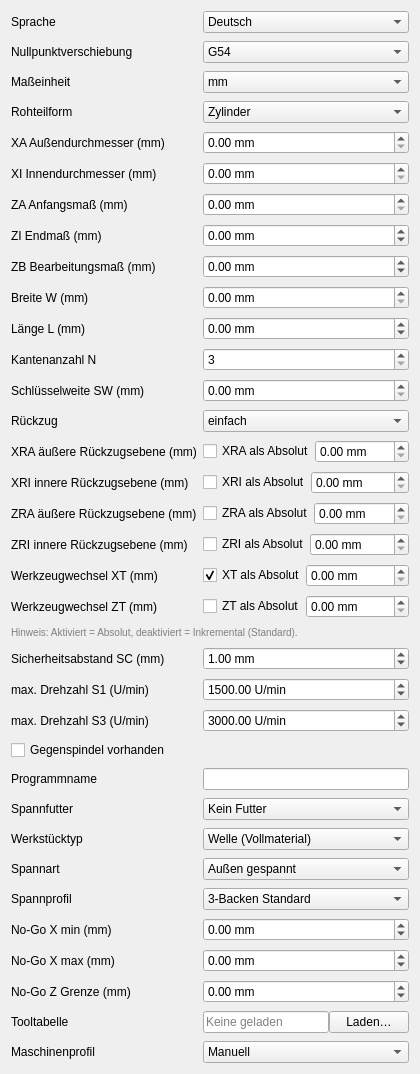
<?xml version='1.0' encoding='UTF-8'?>
<ui version="4.0">
 <class>tabProgram</class>
 <widget class="QWidget" name="tabProgram">
  <attribute name="title">
   <string>Programm</string>
  </attribute>
  <layout class="QFormLayout" name="formLayoutProgram">
   <property name="verticalSpacing">
    <number>8</number>
   </property>
   <item row="0" column="0">
    <widget class="QLabel" name="label_language">
     <property name="text">
      <string>Sprache</string>
     </property>
    </widget>
   </item>
   <item row="0" column="1">
    <widget class="QComboBox" name="program_language">
     <item>
      <property name="text">
       <string>Deutsch</string>
      </property>
     </item>
     <item>
      <property name="text">
       <string>English</string>
      </property>
     </item>
    </widget>
   </item>
   <item row="1" column="0">
    <widget class="QLabel" name="label_prog_npv">
     <property name="text">
      <string>Nullpunktverschiebung</string>
     </property>
    </widget>
   </item>
   <item row="1" column="1">
    <widget class="QComboBox" name="program_npv">
     <property name="currentIndex">
      <number>0</number>
     </property>
     <item>
      <property name="text">
       <string>G54</string>
      </property>
     </item>
     <item>
      <property name="text">
       <string>G55</string>
      </property>
     </item>
     <item>
      <property name="text">
       <string>G56</string>
      </property>
     </item>
     <item>
      <property name="text">
       <string>G57</string>
      </property>
     </item>
     <item>
      <property name="text">
       <string>G58</string>
      </property>
     </item>
     <item>
      <property name="text">
       <string>G59</string>
      </property>
     </item>
     <item>
      <property name="text">
       <string>G59.1</string>
      </property>
     </item>
     <item>
      <property name="text">
       <string>G59.2</string>
      </property>
     </item>
     <item>
      <property name="text">
       <string>G59.3</string>
      </property>
     </item>
    </widget>
   </item>
   <item row="2" column="0">
    <widget class="QLabel" name="label_prog_unit">
     <property name="text">
      <string>Maßeinheit</string>
     </property>
    </widget>
   </item>
   <item row="2" column="1">
    <widget class="QComboBox" name="program_unit">
     <item>
      <property name="text">
       <string>mm</string>
      </property>
     </item>
     <item>
      <property name="text">
       <string>inch</string>
      </property>
     </item>
    </widget>
   </item>
   <item row="3" column="0">
    <widget class="QLabel" name="label_prog_shape">
     <property name="text">
      <string>Rohteilform</string>
     </property>
    </widget>
   </item>
   <item row="3" column="1">
    <widget class="QComboBox" name="program_shape">
     <property name="currentIndex">
      <number>0</number>
     </property>
     <item>
      <property name="text">
       <string>Zylinder</string>
      </property>
     </item>
     <item>
      <property name="text">
       <string>Rohr</string>
      </property>
     </item>
     <item>
      <property name="text">
       <string>Rechteck</string>
      </property>
     </item>
     <item>
      <property name="text">
       <string>N-Eck</string>
      </property>
     </item>
    </widget>
   </item>
   <item row="4" column="0">
    <widget class="QLabel" name="label_prog_xa">
     <property name="text">
      <string>XA Außendurchmesser (mm)</string>
     </property>
    </widget>
   </item>
   <item row="4" column="1">
    <widget class="QDoubleSpinBox" name="program_xa">
     <property name="suffix">
      <string> mm</string>
     </property>
     <property name="maximum">
      <double>1000.000000000000000</double>
     </property>
    </widget>
   </item>
   <item row="5" column="0">
    <widget class="QLabel" name="label_prog_xi">
     <property name="visible">
      <bool>false</bool>
     </property>
     <property name="text">
      <string>XI Innendurchmesser (mm)</string>
     </property>
    </widget>
   </item>
   <item row="5" column="1">
    <widget class="QDoubleSpinBox" name="program_xi">
     <property name="visible">
      <bool>false</bool>
     </property>
     <property name="suffix">
      <string> mm</string>
     </property>
     <property name="maximum">
      <double>1000.000000000000000</double>
     </property>
    </widget>
   </item>
   <item row="6" column="0">
    <widget class="QLabel" name="label_prog_za">
     <property name="text">
      <string>ZA Anfangsmaß (mm)</string>
     </property>
    </widget>
   </item>
   <item row="6" column="1">
    <widget class="QDoubleSpinBox" name="program_za">
     <property name="suffix">
      <string> mm</string>
     </property>
     <property name="maximum">
      <double>1000.000000000000000</double>
     </property>
    </widget>
   </item>
   <item row="7" column="0">
    <widget class="QLabel" name="label_prog_zi">
     <property name="text">
      <string>ZI Endmaß (mm)</string>
     </property>
    </widget>
   </item>
   <item row="7" column="1">
    <widget class="QDoubleSpinBox" name="program_zi">
     <property name="suffix">
      <string> mm</string>
     </property>
     <property name="minimum">
      <double>-2000.000000000000000</double>
     </property>
     <property name="maximum">
      <double>1000.000000000000000</double>
     </property>
    </widget>
   </item>
   <item row="8" column="0">
    <widget class="QLabel" name="label_prog_zb">
     <property name="text">
      <string>ZB Bearbeitungsmaß (mm)</string>
     </property>
    </widget>
   </item>
   <item row="8" column="1">
    <widget class="QDoubleSpinBox" name="program_zb">
     <property name="suffix">
      <string> mm</string>
     </property>
     <property name="minimum">
      <double>-2000.000000000000000</double>
     </property>
     <property name="maximum">
      <double>1000.000000000000000</double>
     </property>
    </widget>
   </item>
   <item row="9" column="0">
    <widget class="QLabel" name="label_prog_w">
     <property name="visible">
      <bool>false</bool>
     </property>
     <property name="text">
      <string>Breite W (mm)</string>
     </property>
    </widget>
   </item>
   <item row="9" column="1">
    <widget class="QDoubleSpinBox" name="program_w">
     <property name="visible">
      <bool>false</bool>
     </property>
     <property name="suffix">
      <string> mm</string>
     </property>
     <property name="maximum">
      <double>1000.000000000000000</double>
     </property>
    </widget>
   </item>
   <item row="10" column="0">
    <widget class="QLabel" name="label_prog_l">
     <property name="visible">
      <bool>false</bool>
     </property>
     <property name="text">
      <string>Länge L (mm)</string>
     </property>
    </widget>
   </item>
   <item row="10" column="1">
    <widget class="QDoubleSpinBox" name="program_l">
     <property name="visible">
      <bool>false</bool>
     </property>
     <property name="suffix">
      <string> mm</string>
     </property>
     <property name="minimum">
      <double>-2000.000000000000000</double>
     </property>
     <property name="maximum">
      <double>2000.000000000000000</double>
     </property>
    </widget>
   </item>
   <item row="11" column="0">
    <widget class="QLabel" name="label_prog_n">
     <property name="visible">
      <bool>false</bool>
     </property>
     <property name="text">
      <string>Kantenanzahl N</string>
     </property>
    </widget>
   </item>
   <item row="11" column="1">
    <widget class="QSpinBox" name="program_n">
     <property name="visible">
      <bool>false</bool>
     </property>
     <property name="minimum">
      <number>3</number>
     </property>
     <property name="maximum">
      <number>20</number>
     </property>
    </widget>
   </item>
   <item row="12" column="0">
    <widget class="QLabel" name="label_prog_sw">
     <property name="visible">
      <bool>false</bool>
     </property>
     <property name="text">
      <string>Schlüsselweite SW (mm)</string>
     </property>
    </widget>
   </item>
   <item row="12" column="1">
    <widget class="QDoubleSpinBox" name="program_sw">
     <property name="visible">
      <bool>false</bool>
     </property>
     <property name="suffix">
      <string> mm</string>
     </property>
     <property name="maximum">
      <double>1000.000000000000000</double>
     </property>
    </widget>
   </item>
   <item row="13" column="0">
    <widget class="QLabel" name="label_prog_retract_mode">
     <property name="text">
      <string>Rückzug</string>
     </property>
    </widget>
   </item>
   <item row="13" column="1">
    <widget class="QComboBox" name="program_retract_mode">
     <item>
      <property name="text">
       <string>einfach</string>
      </property>
     </item>
     <item>
      <property name="text">
       <string>erweitert</string>
      </property>
     </item>
     <item>
      <property name="text">
       <string>alle</string>
      </property>
     </item>
    </widget>
   </item>
   <item row="14" column="0">
    <widget class="QLabel" name="label_prog_xra">
     <property name="visible">
      <bool>false</bool>
     </property>
     <property name="text">
      <string>XRA äußere Rückzugsebene (mm)</string>
     </property>
    </widget>
   </item>
   <item row="14" column="1">
    <layout class="QHBoxLayout" name="layout_prog_xra">
     <item>
      <widget class="QCheckBox" name="program_xra_absolute">
       <property name="visible">
        <bool>false</bool>
       </property>
       <property name="toolTip">
        <string>Wenn aktiviert, wird XRA als absolute Zielposition verwendet; sonst als inkrementelles Delta (Standard: inkrementell).</string>
       </property>
       <property name="text">
        <string>XRA als Absolut</string>
       </property>
       <property name="checked">
        <bool>false</bool>
       </property>
      </widget>
     </item>
     <item>
      <widget class="QDoubleSpinBox" name="program_xra">
       <property name="visible">
        <bool>false</bool>
       </property>
       <property name="suffix">
        <string> mm</string>
       </property>
       <property name="maximum">
        <double>2000.000000000000000</double>
       </property>
      </widget>
     </item>
    </layout>
   </item>
   <item row="15" column="0">
    <widget class="QLabel" name="label_prog_xri">
     <property name="visible">
      <bool>false</bool>
     </property>
     <property name="text">
      <string>XRI innere Rückzugsebene (mm)</string>
     </property>
    </widget>
   </item>
   <item row="15" column="1">
    <layout class="QHBoxLayout" name="layout_prog_xri">
     <item>
      <widget class="QCheckBox" name="program_xri_absolute">
       <property name="visible">
        <bool>false</bool>
       </property>
       <property name="toolTip">
        <string>Wenn aktiviert, wird XRI als absolute Zielposition verwendet; sonst als inkrementelles Delta (Standard: inkrementell).</string>
       </property>
       <property name="text">
        <string>XRI als Absolut</string>
       </property>
       <property name="checked">
        <bool>false</bool>
       </property>
      </widget>
     </item>
     <item>
      <widget class="QDoubleSpinBox" name="program_xri">
       <property name="visible">
        <bool>false</bool>
       </property>
       <property name="suffix">
        <string> mm</string>
       </property>
       <property name="maximum">
        <double>2000.000000000000000</double>
       </property>
      </widget>
     </item>
    </layout>
   </item>
   <item row="16" column="0">
    <widget class="QLabel" name="label_prog_zra">
     <property name="visible">
      <bool>false</bool>
     </property>
     <property name="text">
      <string>ZRA äußere Rückzugsebene (mm)</string>
     </property>
    </widget>
   </item>
   <item row="16" column="1">
    <layout class="QHBoxLayout" name="layout_prog_zra">
     <item>
      <widget class="QCheckBox" name="program_zra_absolute">
       <property name="visible">
        <bool>false</bool>
       </property>
       <property name="toolTip">
        <string>Wenn aktiviert, wird ZRA als absolute Zielposition verwendet; sonst als inkrementelles Delta (Standard: inkrementell).</string>
       </property>
       <property name="text">
        <string>ZRA als Absolut</string>
       </property>
       <property name="checked">
        <bool>false</bool>
       </property>
      </widget>
     </item>
     <item>
      <widget class="QDoubleSpinBox" name="program_zra">
       <property name="visible">
        <bool>false</bool>
       </property>
       <property name="suffix">
        <string> mm</string>
       </property>
       <property name="maximum">
        <double>2000.000000000000000</double>
       </property>
      </widget>
     </item>
    </layout>
   </item>
   <item row="17" column="0">
    <widget class="QLabel" name="label_prog_zri">
     <property name="visible">
      <bool>false</bool>
     </property>
     <property name="text">
      <string>ZRI innere Rückzugsebene (mm)</string>
     </property>
    </widget>
   </item>
   <item row="17" column="1">
    <layout class="QHBoxLayout" name="layout_prog_zri">
     <item>
      <widget class="QCheckBox" name="program_zri_absolute">
       <property name="visible">
        <bool>false</bool>
       </property>
       <property name="toolTip">
        <string>Wenn aktiviert, wird ZRI als absolute Zielposition verwendet; sonst als inkrementelles Delta (Standard: inkrementell).</string>
       </property>
       <property name="text">
        <string>ZRI als Absolut</string>
       </property>
       <property name="checked">
        <bool>false</bool>
       </property>
      </widget>
     </item>
     <item>
      <widget class="QDoubleSpinBox" name="program_zri">
       <property name="visible">
        <bool>false</bool>
       </property>
       <property name="suffix">
        <string> mm</string>
       </property>
       <property name="maximum">
        <double>2000.000000000000000</double>
       </property>
      </widget>
     </item>
    </layout>
   </item>
   <item row="18" column="0">
    <widget class="QLabel" name="label_prog_xt">
     <property name="text">
      <string>Werkzeugwechsel XT (mm)</string>
     </property>
    </widget>
   </item>
   <item row="18" column="1">
    <layout class="QHBoxLayout" name="layout_prog_xt">
     <item>
      <widget class="QCheckBox" name="program_xt_absolute">
       <property name="toolTip">
        <string>Wenn aktiviert, wird XT als absolute Zielposition verwendet; sonst als inkrementelles Delta (Standard: absolut).</string>
       </property>
       <property name="text">
        <string>XT als Absolut</string>
       </property>
       <property name="checked">
        <bool>true</bool>
       </property>
      </widget>
     </item>
     <item>
      <widget class="QDoubleSpinBox" name="program_xt">
       <property name="toolTip">
        <string>Werkzeugwechselpunkt X relativ zur Maschinenkoordinate (z. B. G53).</string>
       </property>
       <property name="suffix">
        <string> mm</string>
       </property>
       <property name="maximum">
        <double>2000.000000000000000</double>
       </property>
      </widget>
     </item>
    </layout>
   </item>
   <item row="19" column="0">
    <widget class="QLabel" name="label_prog_zt">
     <property name="text">
      <string>Werkzeugwechsel ZT (mm)</string>
     </property>
    </widget>
   </item>
   <item row="19" column="1">
    <layout class="QHBoxLayout" name="layout_prog_zt">
     <item>
      <widget class="QCheckBox" name="program_zt_absolute">
       <property name="toolTip">
        <string>Wenn aktiviert, wird ZT als absolute Zielposition verwendet; sonst als inkrementelles Delta (Standard: inkrementell).</string>
       </property>
       <property name="text">
        <string>ZT als Absolut</string>
       </property>
       <property name="checked">
        <bool>false</bool>
       </property>
      </widget>
     </item>
     <item>
      <widget class="QDoubleSpinBox" name="program_zt">
       <property name="toolTip">
        <string>Werkzeugwechselpunkt Z relativ zur Maschinenkoordinate (z. B. G53).</string>
       </property>
       <property name="suffix">
        <string> mm</string>
       </property>
       <property name="maximum">
        <double>2000.000000000000000</double>
       </property>
      </widget>
     </item>
    </layout>
   </item>
   <item row="20" column="0" colspan="2">
    <widget class="QLabel" name="label_retract_hint">
     <property name="styleSheet">
      <string>color: gray; font-size: 10px;</string>
     </property>
     <property name="text">
      <string>Hinweis: Aktiviert = Absolut, deaktiviert = Inkremental (Standard).</string>
     </property>
     <property name="wordWrap">
      <bool>true</bool>
     </property>
    </widget>
   </item>
   <item row="21" column="0">
    <widget class="QLabel" name="label_prog_sc">
     <property name="text">
      <string>Sicherheitsabstand SC (mm)</string>
     </property>
    </widget>
   </item>
   <item row="21" column="1">
    <widget class="QDoubleSpinBox" name="program_sc">
     <property name="suffix">
      <string> mm</string>
     </property>
     <property name="maximum">
      <double>100.000000000000000</double>
     </property>
     <property name="value">
      <double>1.000000000000000</double>
     </property>
    </widget>
   </item>
   <item row="22" column="0">
    <widget class="QLabel" name="label_prog_s1">
     <property name="visible">
      <bool>true</bool>
     </property>
     <property name="text">
      <string>max. Drehzahl S1 (U/min)</string>
     </property>
    </widget>
   </item>
   <item row="22" column="1">
    <widget class="QDoubleSpinBox" name="program_s1">
     <property name="visible">
      <bool>true</bool>
     </property>
     <property name="suffix">
      <string> U/min</string>
     </property>
     <property name="maximum">
      <double>30000.000000000000000</double>
     </property>
     <property name="value">
      <double>1500.000000000000000</double>
     </property>
    </widget>
   </item>
   <item row="23" column="0">
    <widget class="QLabel" name="label_prog_s3">
     <property name="visible">
      <bool>false</bool>
     </property>
     <property name="text">
      <string>max. Drehzahl S3 (U/min)</string>
     </property>
    </widget>
   </item>
   <item row="23" column="1">
    <widget class="QDoubleSpinBox" name="program_s3">
     <property name="visible">
      <bool>false</bool>
     </property>
     <property name="suffix">
      <string> U/min</string>
     </property>
     <property name="maximum">
      <double>30000.000000000000000</double>
     </property>
     <property name="value">
      <double>3000.000000000000000</double>
     </property>
    </widget>
   </item>
   <item row="24" column="0">
    <widget class="QCheckBox" name="program_has_subspindle">
     <property name="text">
      <string>Gegenspindel vorhanden</string>
     </property>
    </widget>
   </item>
   <item row="25" column="0">
    <widget class="QLabel" name="label_prog_name">
     <property name="text">
      <string>Programmname</string>
     </property>
    </widget>
   </item>
   <item row="25" column="1">
    <widget class="QLineEdit" name="program_name" />
   </item>
   <item row="26" column="0">
    <widget class="QLabel" name="label_prog_chuck_size">
     <property name="text">
      <string>Spannfutter</string>
     </property>
    </widget>
   </item>
   <item row="26" column="1">
    <widget class="QComboBox" name="program_chuck_size">
     <item>
      <property name="text">
       <string>Kein Futter</string>
      </property>
     </item>
     <item>
      <property name="text">
       <string>80 mm</string>
      </property>
     </item>
     <item>
      <property name="text">
       <string>100 mm</string>
      </property>
     </item>
     <item>
      <property name="text">
       <string>125 mm</string>
      </property>
     </item>
     <item>
      <property name="text">
       <string>160 mm</string>
      </property>
     </item>
     <item>
      <property name="text">
       <string>200 mm</string>
      </property>
     </item>
     <item>
      <property name="text">
       <string>250 mm</string>
      </property>
     </item>
    </widget>
   </item>
   <item row="27" column="0">
    <widget class="QLabel" name="label_prog_chuck_part_type">
     <property name="text">
      <string>Werkstücktyp</string>
     </property>
    </widget>
   </item>
   <item row="27" column="1">
    <widget class="QComboBox" name="program_chuck_part_type">
     <item>
      <property name="text">
       <string>Welle (Vollmaterial)</string>
      </property>
     </item>
     <item>
      <property name="text">
       <string>Rohr</string>
      </property>
     </item>
    </widget>
   </item>
   <item row="28" column="0">
    <widget class="QLabel" name="label_prog_chuck_grip_mode">
     <property name="text">
      <string>Spannart</string>
     </property>
    </widget>
   </item>
   <item row="28" column="1">
    <widget class="QComboBox" name="program_chuck_grip_mode">
     <item>
      <property name="text">
       <string>Außen gespannt</string>
      </property>
     </item>
     <item>
      <property name="text">
       <string>Innen gespannt</string>
      </property>
     </item>
    </widget>
   </item>
   <item row="29" column="0">
    <widget class="QLabel" name="label_prog_chuck_profile">
     <property name="text">
      <string>Spannprofil</string>
     </property>
    </widget>
   </item>
   <item row="29" column="1">
    <widget class="QComboBox" name="program_chuck_profile">
     <item>
      <property name="text">
       <string>3-Backen Standard</string>
      </property>
     </item>
     <item>
      <property name="text">
       <string>Softjaws</string>
      </property>
     </item>
     <item>
      <property name="text">
       <string>Innenausdrehen</string>
      </property>
     </item>
    </widget>
   </item>
   <item row="30" column="0">
    <widget class="QLabel" name="label_prog_chuck_x_min">
     <property name="text">
      <string>No-Go X min (mm)</string>
     </property>
    </widget>
   </item>
   <item row="30" column="1">
    <widget class="QDoubleSpinBox" name="program_chuck_x_min">
     <property name="suffix">
      <string> mm</string>
     </property>
     <property name="minimum">
      <double>-2000.000000000000000</double>
     </property>
     <property name="maximum">
      <double>2000.000000000000000</double>
     </property>
    </widget>
   </item>
   <item row="31" column="0">
    <widget class="QLabel" name="label_prog_chuck_x_max">
     <property name="text">
      <string>No-Go X max (mm)</string>
     </property>
    </widget>
   </item>
   <item row="31" column="1">
    <widget class="QDoubleSpinBox" name="program_chuck_x_max">
     <property name="suffix">
      <string> mm</string>
     </property>
     <property name="minimum">
      <double>-2000.000000000000000</double>
     </property>
     <property name="maximum">
      <double>2000.000000000000000</double>
     </property>
    </widget>
   </item>
   <item row="32" column="0">
    <widget class="QLabel" name="label_prog_chuck_z_limit">
     <property name="text">
      <string>No-Go Z Grenze (mm)</string>
     </property>
    </widget>
   </item>
   <item row="32" column="1">
    <widget class="QDoubleSpinBox" name="program_chuck_z_limit">
     <property name="suffix">
      <string> mm</string>
     </property>
     <property name="minimum">
      <double>-2000.000000000000000</double>
     </property>
     <property name="maximum">
      <double>2000.000000000000000</double>
     </property>
    </widget>
   </item>
   <item row="33" column="0">
    <widget class="QLabel" name="label_tool_table_path">
     <property name="text">
      <string>Tooltabelle</string>
     </property>
    </widget>
   </item>
   <item row="33" column="1">
    <layout class="QHBoxLayout" name="horizontalLayoutTool">
     <item>
      <widget class="QLineEdit" name="tool_table_path">
       <property name="readOnly">
        <bool>true</bool>
       </property>
       <property name="placeholderText">
        <string>Keine geladen</string>
       </property>
      </widget>
     </item>
     <item>
      <widget class="QPushButton" name="btn_load_tool_table">
       <property name="text">
        <string>Laden…</string>
       </property>
      </widget>
     </item>
    </layout>
   </item>
   <item row="34" column="0">
    <widget class="QLabel" name="label_prog_machine_profile">
     <property name="text">
      <string>Maschinenprofil</string>
     </property>
    </widget>
   </item>
   <item row="34" column="1">
    <widget class="QComboBox" name="program_machine_profile">
     <item>
      <property name="text">
       <string>Manuell</string>
      </property>
     </item>
     <item>
      <property name="text">
       <string>Werkstatt 125 Standard</string>
      </property>
     </item>
     <item>
      <property name="text">
       <string>Werkstatt 100 Soft</string>
      </property>
     </item>
     <item>
      <property name="text">
       <string>Werkstatt 200 Innen</string>
      </property>
     </item>
    </widget>
   </item>
  </layout>
 </widget>
 <customwidgets>
  <customwidget>
   <class>LathePreviewWidget</class>
   <extends>QWidget</extends>
   <header>lathe_easystep_handler</header>
  </customwidget>
 </customwidgets>
 <resources />
 <connections />
</ui>
